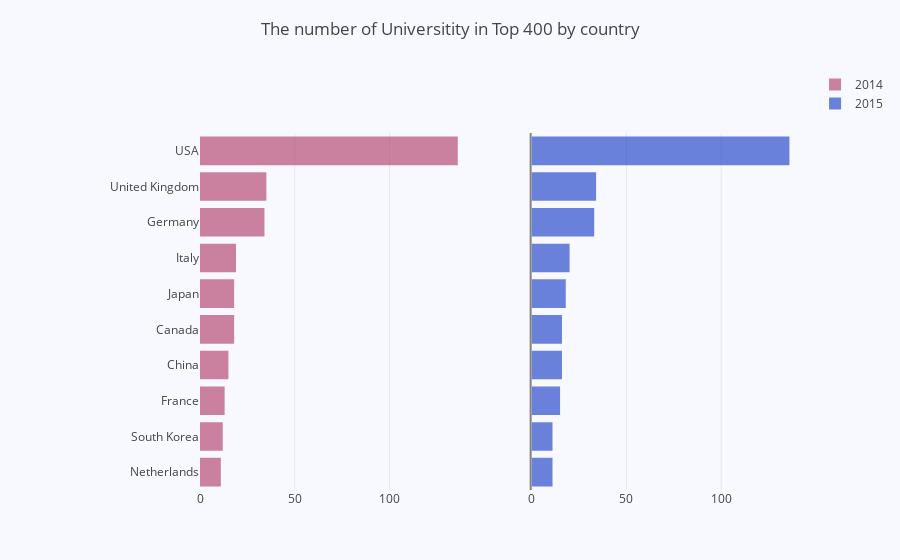

This figure's notebook cell:
### Code cell
#trace0_2014
trace0 = go.Bar(
                x=x_count14,
                y=y_country14,
                marker=dict(color='rgba(171, 50, 96, 0.6)'),
                name='2014',
                orientation='h',
)

#trace1_2015
trace1 = go.Bar(
                x=x_count15,
                y=y_country15,
                marker=dict(color='rgba(12, 50, 196, 0.6)'),
                name='2015',
                orientation='h',
)

#layout
layout = dict(
                title='The number of Universitity in Top 400 by country',
                yaxis=dict(showticklabels=True,domain=[0, 0.85],autorange='reversed'),
                yaxis2=dict(showline=True,showticklabels=False,linecolor='rgba(102, 102, 102, 0.8)',linewidth=2,domain=[0, 0.85],autorange='reversed'),
                xaxis=dict(zeroline=False,showline=False,showticklabels=True,showgrid=True),
                xaxis2=dict(zeroline=False,showline=False,showticklabels=True,showgrid=True),
                margin=dict(l=200, r=20,t=70,b=70),
                paper_bgcolor='rgb(248, 248, 255)',
                plot_bgcolor='rgb(248, 248, 255)',
)

# Creating two subplots
fig = tools.make_subplots(rows=1, cols=2)
fig.append_trace(trace0, 1, 1)
fig.append_trace(trace1, 1, 2)

fig['layout'].update(layout)
iplot(fig)

### Figure 1 — Plotly figure (JSON) as saved in the notebook; plotly's stock layout.template omitted (floating-point values rounded to 4 significant figures)
{"data": [{"marker": {"color": "rgba(171, 50, 96, 0.6)"}, "name": "2014", "orientation": "h", "type": "bar", "uid": "56fd53c8-ac30-11e8-9218-60c54700448e", "x": [136, 35, 34, 19, 18, 18, 15, 13, 12, 11], "xaxis": "x", "y": ["USA", "United Kingdom", "Germany", "Italy", "Japan", "Canada", "China", "France", "South Korea", "Netherlands"], "yaxis": "y"}, {"marker": {"color": "rgba(12, 50, 196, 0.6)"}, "name": "2015", "orientation": "h", "type": "bar", "uid": "56fe729e-ac30-11e8-b25d-60c54700448e", "x": [136, 34, 33, 20, 18, 16, 16, 15, 11, 11], "xaxis": "x2", "y": ["USA", "Germany", "United Kingdom", "Italy", "Canada", "China", "France", "Japan", "South Korea", "Netherlands"], "yaxis": "y2"}], "layout": {"margin": {"b": 70, "l": 200, "r": 20, "t": 70}, "paper_bgcolor": "rgb(248, 248, 255)", "plot_bgcolor": "rgb(248, 248, 255)", "title": "The number of Universitity in Top 400 by country", "xaxis": {"anchor": "y", "domain": [0, 0.45], "showgrid": true, "showline": false, "showticklabels": true, "zeroline": false}, "xaxis2": {"anchor": "y2", "domain": [0.55, 1], "showgrid": true, "showline": false, "showticklabels": true, "zeroline": false}, "yaxis": {"anchor": "x", "autorange": "reversed", "domain": [0, 0.85], "showticklabels": true}, "yaxis2": {"anchor": "x2", "autorange": "reversed", "domain": [0, 0.85], "linecolor": "rgba(102, 102, 102, 0.8)", "linewidth": 2, "showline": true, "showticklabels": false}}}
